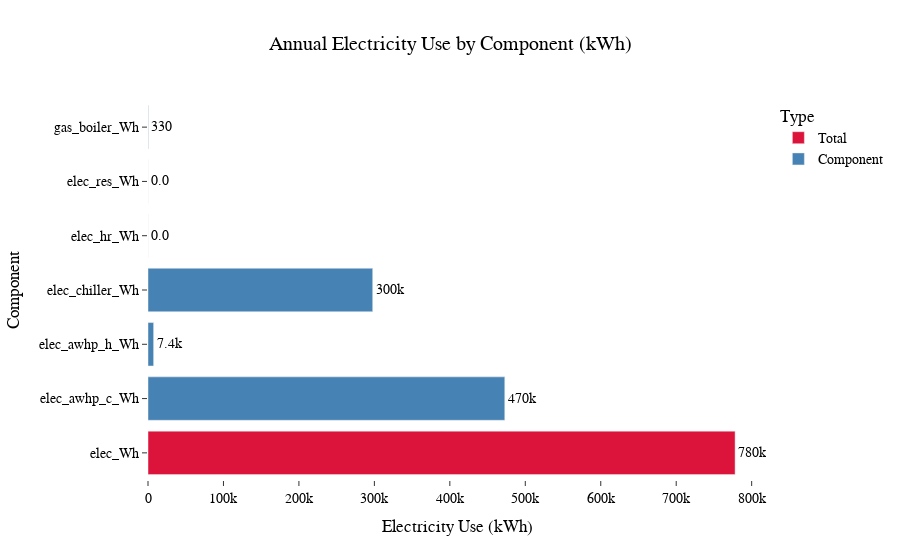

Source (notebook cell):
### Code cell
#! Update for mutliple scenarios and years

from src.visuals import plot_energy_breakdown

df = source_energy.copy()

equipment_scenarios = ["eq_scenario_1", "eq_scenario_2"]
emission_scenarios = ["em_scenario_a"]

plot_energy_breakdown(df, equipment_scenarios, emission_scenarios)

### Figure 1 — Plotly figure (JSON) as saved in the notebook; plotly's stock layout.template omitted (floating-point values rounded to 4 significant figures)
{"data": [{"hovertemplate": "Type=Total<br>Electricity Use (kWh)=%{text}<br>Component=%{y}<extra></extra>", "legendgroup": "Total", "marker": {"color": "crimson", "pattern": {"shape": ""}}, "name": "Total", "orientation": "h", "showlegend": true, "text": [778000.0], "textposition": "outside", "texttemplate": "%{text:.2s}", "type": "bar", "x": [778000.0], "xaxis": "x", "y": ["elec_Wh"], "yaxis": "y"}, {"hovertemplate": "Type=Component<br>Electricity Use (kWh)=%{text}<br>Component=%{y}<extra></extra>", "legendgroup": "Component", "marker": {"color": "steelblue", "pattern": {"shape": ""}}, "name": "Component", "orientation": "h", "showlegend": true, "text": [472800.0, 297800.0, 7426.0, 334.1, 0.0, 0.0], "textposition": "outside", "texttemplate": "%{text:.2s}", "type": "bar", "x": [472800.0, 297800.0, 7426.0, 334.1, 0.0, 0.0], "xaxis": "x", "y": ["elec_awhp_c_Wh", "elec_chiller_Wh", "elec_awhp_h_Wh", "gas_boiler_Wh", "elec_hr_Wh", "elec_res_Wh"], "yaxis": "y"}], "layout": {"barmode": "relative", "legend": {"title": {"text": "Type"}, "tracegroupgap": 0}, "title": {"text": "Annual Electricity Use by Component (kWh)"}, "xaxis": {"anchor": "y", "domain": [0, 1], "title": {"text": "Electricity Use (kWh)"}}, "yaxis": {"anchor": "x", "categoryorder": "category ascending", "domain": [0, 1], "title": {"text": "Component"}}}}
